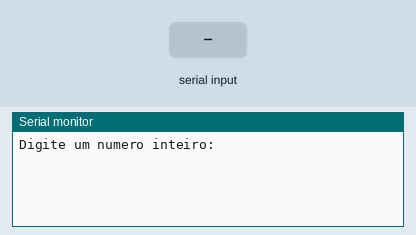
The sketch below on a simulated Arduino Uno, built with avr-gcc and run on an emulated ATmega328P. Shown: the last lines printed to the serial monitor. The test bench sets the inputs (shaded band).

Above: at 1.2 s.
1.3 s: "90,45\n" received over Serial
At 2.1 s:
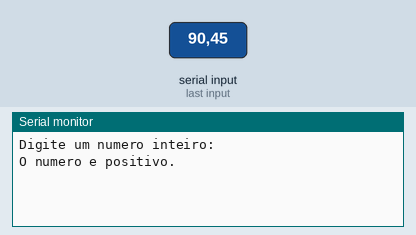
At 4.0 s:
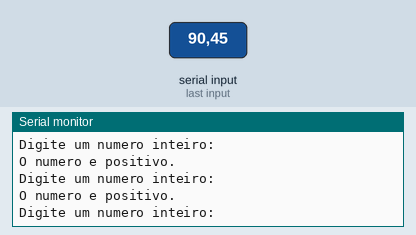

Measured:
- after the input at 1.3 s, the serial monitor: prints a new line at once (image 1)

The sketch:

exercicio_111.ino
```cpp
// C++ code
//
int numero = 0;

void setup()
{
  Serial.begin(9600);
}

void loop()
{
  Serial.println("Digite um numero inteiro:");
  while (!Serial.available());
  numero = Serial.parseInt();

  // Limpa qualquer sobra no buffer
  while (Serial.available()) {
    Serial.read();
  }

  if (numero > 0) {
    Serial.println("O numero e positivo.");
  } else if (numero < 0) {
    Serial.println("O numero e negativo.");
  } else {
    Serial.println("O numero e zero.");
  }

  delay(1000); // Pequena pausa antes de perguntar de novo
}
```
